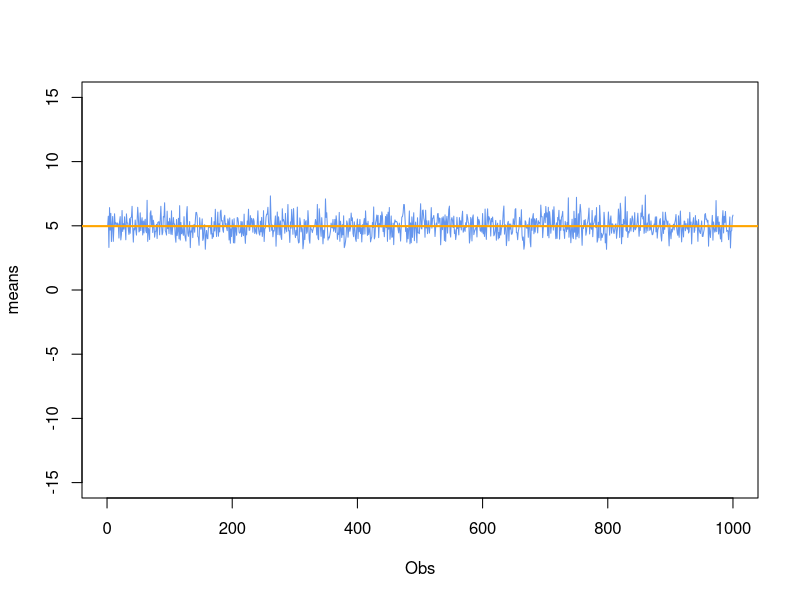
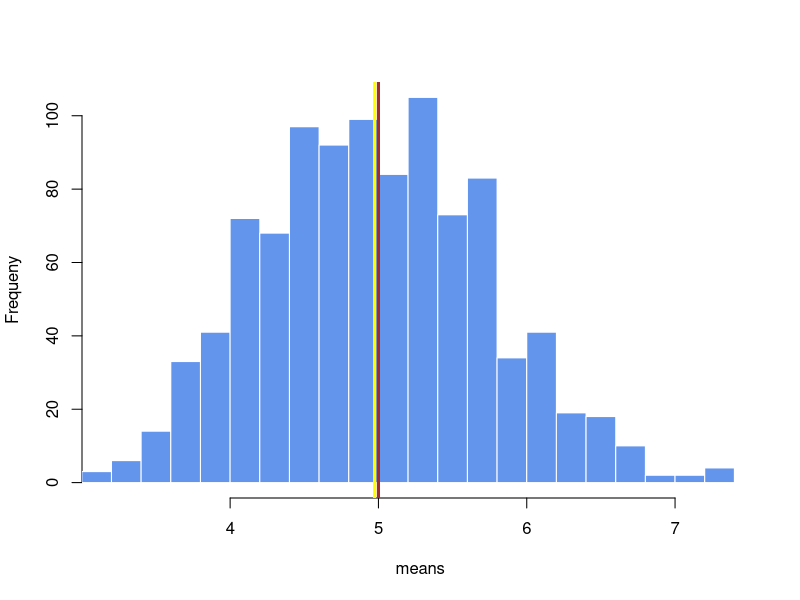

Generate these figures, in order, with R: (Note: this script raises an error after producing the figures.)
## ---- chunk 1
set.seed(1234)
lambda=0.2
 ####  1000 Simulations of the average of 40 exp(0.2) variables.  
means <- replicate(1000, mean(rexp(40,lambda)))
## ---- chunk 2

sas<-function(){
      x<-means
      plot(
            x,
            y=NULL,
            type= "l",
            xlab= "Obs",
            ylab= "means",
            xlim=c(0, 1000), 
            ylim=c(-15,15),
            col="cornflowerblue",
            )
}

sas()

abline(h=mean(means),lwd=2, col="orange")

## ---- chunk 3
mean_samp <- mean(means)
mean_samp
## ---- chunk 4
mean_theo <- 1/lambda  #lambda=0.2
mean_theo 
## ---- chunk 5
histogram <-function(){
      
xlimits= range(means)
x<-means
hist(x, breaks=20,
     col="cornflowerblue", 
     border="white",
     xlim=xlimits, 
     main="", 
     xlab="means", 
     ylab="Frequeny"
     )
}

histogram()
abline(v=mean(means),col="yellow",lwd=3) 
abline(v=1/.2,col="brown",lwd=3) 
 

## ---- chunk 6
#the standard deviation of the sample distribution is:
sd_samp <- sd(means)

# therefore the sampling variance is:
var_samp <- var(means)
var_samp

## ---- chunk 7

#the theoretical standard deviation is:
sd_theo <- (1/lambda)/sqrt(sampleSize)

# and the theoretical variance is:
var_theo <- sd_theo^2
            
var_theo
## ---- chunk 8
comparisonTable<-data.frame(Sampling=numeric(3),theoretical=numeric(3), difference=numeric(3))
rownames(comparisonTable)<-c("mean","sd","var")
comparisonTable[1,]<- c(mean_samp,mean_theo,mean_samp-mean_theo)
comparisonTable[2,]<- c(sd_samp,sd_theo,sd_samp-sd_theo)
comparisonTable[3,]<- c(var_samp,var_theo,var_samp-var_theo) 
comparisonTable
## ---- chunk 9
histogram2 <-function(){
      
xlimits= range(means)
x<-means
hist(x, breaks=20,
     prob=TRUE, 
     col="cornflowerblue", 
     border="white",
     xlim=xlimits, 
     main="", 
     xlab="means", 
     ylab="Frequeny"
     )
      lines(density(means), col="orange",lwd=3)
      text(65, 0.025, paste("N =", sum(means)), cex=1.2)     
}

histogram2()

curve(dnorm(x,mean_theo,sd_theo), 0, 8, col="green", add=T,lwd=3)


## ---- chunk 10
interval<-mean_samp + c(-1,1)*1.96*sd_samp/sqrt(1000)

## ---- chunk 11
set.seed(1242);n <- 40;nosim <- 1000
  xbar <- replicate(nosim, mean(rexp(n,lambda)))
  ll <- xbar - qnorm(.975) * (1/lambda)/sqrt(n)
  ul <- xbar + qnorm(.975) * (1/lambda)/sqrt(n)
coverage<-cbind(ll,ul)
rate <- nrow(coverage[ll < mean_theo & ul > mean_theo,])/1000;rate


 
